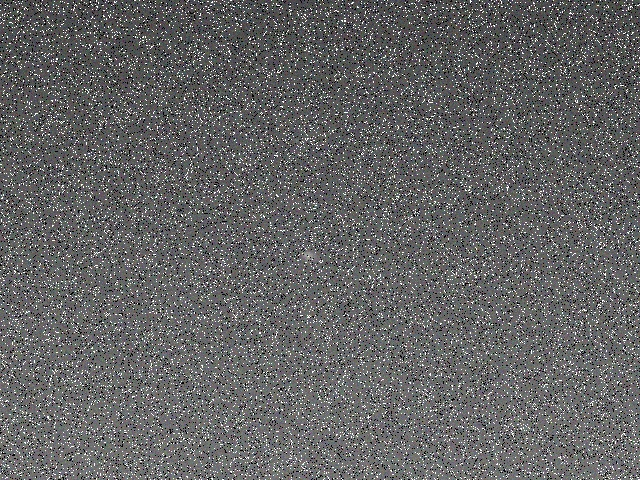
#> input picture dataset/images/test/test_000000.jpg, 640 x 480 px; its folder holds only this picture in this run
$ python -i detector.py   (imports and definitions only)
#> lines starting #> are read from the running program, lines starting #| are printed output that depends on the picture; after the words box and inside, x2 and y2 are one past the last pixel; in counts of white or black regions, pixels touching at a corner belong together
#> further down, picture is the input picture: shape (480, 640, 3); mean B, G, R 100.3, 99.9, 99.9
### common/config_base.py
# common/config_base.py - Single source for Config validation pattern — eliminates 11× duplication

from __future__ import annotations

from dataclasses import asdict, fields, is_dataclass
from typing import Any, ClassVar

import numpy as np

def clip_field(value: Any, lo: float, hi: float) -> Any:
    """
    Clip single value to [lo, hi] preserving int vs float.
    - If value is int (and not bool), returns int
    - Otherwise returns same type as value (float)
    """
    try:
        if isinstance(value, bool):
            return bool(np.clip(int(value), lo, hi))
        if isinstance(value, (np.integer,)):
            return int(np.clip(int(value), lo, hi))
        if isinstance(value, (np.floating,)):
            return float(np.clip(float(value), lo, hi))
        is_int = isinstance(value, int) and not isinstance(value, bool)
        clipped = np.clip(value, lo, hi)
        if is_int:
            return int(clipped)
        if isinstance(value, float):
            return float(clipped)
        # fallback: try to preserve original type, but avoid bool truncation
        try:
            return type(value)(clipped)  # type: ignore
        except (TypeError, ValueError):
            return int(clipped) if is_int else float(clipped)
    except (TypeError, ValueError):
        return value

class BaseValidatedConfig:
    """
    Mixin for validated dataclass configs.

    Subclass should:
      - be a @dataclass
      - define class var LIMITS: dict[str, tuple] or override validate() to pass module LIMITS
      - define DEFAULTS dict at module level for from_dict filtering (optional)
    Provides:
      - validate(): clips every field found in LIMITS
      - to_dict(): asdict(self)
      - from_dict(cls, data): merges DEFAULTS + known fields then validate()
    """

    # Subclasses may override
    LIMITS: ClassVar[dict[str, tuple[float, float]]] = {}
    DEFAULTS: ClassVar[dict[str, Any]] = {}

    # [53 lines left out: functions validate, to_dict, from_dict, not called in this run]

### tracking/detector.py
# tracking/detector — Detection representation + YOLO26 runtime interface + classical fallback
#
# Design intent (per technical report):
#   YOLO transforms one camera frame -> list of beacon candidates.
#   It does NOT decide target identity, velocity, or use simulator truth.
#   Association / Tracker / State own those decisions downstream.
#
# Data contract:
#   Detection(bbox, center, width, height, confidence, class_id=0)

from __future__ import annotations

import os as _os
# [3 lines not run here, left out]

import time
from dataclasses import dataclass, field
from pathlib import Path
from typing import Any

import cv2
import numpy as np

from common.config_base import BaseValidatedConfig, clip_field


# ----------------------------------------------------------------------------
# Detection object
# ----------------------------------------------------------------------------

@dataclass
class Detection:
    """Single beacon hypothesis from one frame."""

    bbox: tuple[float, float, float, float]  # (x1, y1, x2, y2) in FOV pixels
    center: tuple[float, float]  # (cx, cy) refined centroid where available
    width: float
    height: float
    confidence: float  # [0, 1] calibrated where possible
    class_id: int = 0  # 0 = beacon (single class)
    latency_ms: float = 0.0  # detector time for this frame     (diagnostics)
    # Phase-1 robustness fields (optional, backward compatible):
    pos_var: float = 9.0  # measurement variance px^2 for KF R (from conf/size)
    source: str = "unknown"  # "yolo" | "classical" | "fused"
    area: float = 0.0  # bbox area px^2
    circularity: float = 1.0  # 1.0 = compact/blob-like, 0 = streak/noise
    # Multi-beacon identity signature: mean BGR inside bbox (measured from
    # frame, never GT). Matches renderer's per-ID tint (id%3 warm/cool).
    color_bgr: tuple[float, float, float] | None = None

    # [19 lines left out: function to_dict, not called in this run]


def mean_color_bgr(frame: np.ndarray, bbox: tuple[float, float, float, float]) -> tuple[float, float, float] | None:
    """Mean BGR inside shrunken bbox (bright core only). Never raises."""
    try:
        if frame is None or getattr(frame, "ndim", 0) != 3 or frame.shape[2] < 3:
            return None
        h, w = frame.shape[:2]
        x1, y1, x2, y2 = (float(bbox[0]), float(bbox[1]), float(bbox[2]), float(bbox[3]))
        # Shrink 25% to avoid background dilution at edges.
        cx, cy = (x1 + x2) / 2.0, (y1 + y2) / 2.0
        hw, hh = max(1.0, (x2 - x1) * 0.375), max(1.0, (y2 - y1) * 0.375)
        ix1, iy1 = max(0, int(cx - hw)), max(0, int(cy - hh))
        ix2, iy2 = min(w, int(cx + hw) + 1), min(h, int(cy + hh) + 1)
        if ix2 <= ix1 or iy2 <= iy1:
            return None
        roi = frame[iy1:iy2, ix1:ix2].reshape(-1, 3).astype(np.float64)
        if roi.size == 0:
            return None
        # Bright-core mean: top-half by intensity (rejects dark halo).
        lum = roi.mean(axis=1)
        try:
            thr = float(np.median(lum))
        except Exception:
            thr = 0.0
        core = roi[lum >= thr] if roi.shape[0] > 2 else roi
        m = core.mean(axis=0)
        return (float(m[0]), float(m[1]), float(m[2]))
    except Exception:
        return None


def attach_color(dets: list[Detection], frame: np.ndarray) -> list[Detection]:
    """Fill missing color_bgr from frame. Never raises; returns same list."""
    try:
        for d in dets:
            try:
                if d.color_bgr is None:
                    c = mean_color_bgr(frame, d.bbox)
                    if c is not None:
                        d.color_bgr = c
            except Exception:
                continue
    except Exception:
        pass
    return dets


# [49 lines left out: functions expected_color_for_target, color_distance, not called in this run]


def bbox_to_center(x1: float, y1: float, x2: float, y2: float) -> tuple[float, float]:
    """Geometrically correct centroid: cx=(x1+x2)/2, cy=(y1+y2)/2."""
    return (float(x1) + float(x2)) / 2.0, (float(y1) + float(y2)) / 2.0


# [5 lines left out: function pixel_error, not called in this run]


# ----------------------------------------------------------------------------
# Phase-1 helpers: sub-pixel localization, uncertainty, fusion
# ----------------------------------------------------------------------------

def intensity_refined_centroid(gray: np.ndarray, x1: float, y1: float, x2: float, y2: float) -> tuple[float, float]:
    """Intensity-weighted centroid inside bbox; falls back to geometric center.

    More accurate than (x1+x2)/2 for bloomed/asymmetric beacons (±0.5-1px gain).
    Never raises — returns geometric center on any failure.
    """
    try:
        h, w = gray.shape[:2]
        ix1, iy1 = max(0, int(x1)), max(0, int(y1))
        ix2, iy2 = min(w, int(np.ceil(x2))), min(h, int(np.ceil(y2)))
        if ix2 <= ix1 or iy2 <= iy1:
            return bbox_to_center(x1, y1, x2, y2)
        roi = gray[iy1:iy2, ix1:ix2].astype(np.float64)
        if roi.size == 0:
            return bbox_to_center(x1, y1, x2, y2)
        roi = np.clip(roi - float(np.min(roi)), 0.0, None)
        total = float(np.sum(roi))
        if total < 1e-9:
            return bbox_to_center(x1, y1, x2, y2)
        ys, xs = np.mgrid[iy1:iy2, ix1:ix2].astype(np.float64)
        cx = float(np.sum(xs * roi) / total)
        cy = float(np.sum(ys * roi) / total)
        # Sanity: keep inside expanded bbox (rejects bleed from neighbours)
        if not (x1 - 3 <= cx <= x2 + 3 and y1 - 3 <= cy <= y2 + 3):
            return bbox_to_center(x1, y1, x2, y2)
        return cx, cy
    except Exception:
        return bbox_to_center(x1, y1, x2, y2)


def measurement_noise_for(confidence: float, width: float, height: float) -> float:
    """Map detection quality -> measurement variance px^2 for KF R.

    High-conf compact boxes -> ~2-4; weak/diffuse -> up to ~50.
    Keeps KF from over-trusting dim/blobby observations.
    """
    try:
        c = float(np.clip(confidence, 0.05, 1.0))
        size = max(2.0, float(width + height) / 2.0)
        # base from confidence: conf=1 -> 2.0, conf=0.25 -> ~12, conf=0.05 -> ~40
        base = 2.0 / (c ** 1.5)
        # size penalty: nominal 5-20px; huge boxes are less precise
        size_factor = float(np.clip(size / 12.0, 0.7, 2.5))
        return float(np.clip(base * size_factor, 1.0, 60.0))
    except Exception:
        return 9.0


def calibrate_classical_conf(mean_intensity: float, area: float, circularity: float) -> float:
    """Calibrated confidence for classical spots (was mean(ROI)/255).

    Combines brightness + compactness + plausible size so sky noise scores low.
    """
    try:
        b = float(np.clip(mean_intensity / 255.0, 0.0, 1.0))
        # Size term: peak at ~25-400 px^2, penalize tiny specks and huge blobs
        if area < 6:
            s = 0.2
        elif area <= 400:
            s = 0.7 + 0.3 * (1.0 - abs(area - 100.0) / 400.0)
        else:
            s = float(np.clip(400.0 / area, 0.1, 0.7))
        circ = float(np.clip(circularity, 0.0, 1.0))
        shape = 0.5 + 0.5 * circ
        conf = 0.55 * b + 0.25 * s + 0.20 * shape
        return float(np.clip(conf, 0.0, 1.0))
    except Exception:
        return 0.5


# [52 lines left out: functions bbox_iou, fuse_detections_nms, not called in this run]


# ----------------------------------------------------------------------------
# Config
# ----------------------------------------------------------------------------

DETECTOR_LIMITS = {
    "conf_threshold": (0.05, 0.90),
    "iou_threshold": (0.30, 0.95),
    "imgsz": (320, 1024),
    "threshold": (50, 255),  # classical fallback bright threshold
    "min_area": (4, 5000),
    "max_detections": (1, 20),
}

DETECTOR_DEFAULTS = {
    "conf_threshold": 0.25,
    "iou_threshold": 0.70,
    "imgsz": 640,
    "threshold": 80,
    "min_area": 6,
    "max_detections": 5,
    "device": "auto",
    "model_path": "",
    "use_classical_fallback": True,
}


@dataclass
class DetectorConfig(BaseValidatedConfig):
    LIMITS = DETECTOR_LIMITS
    DEFAULTS = DETECTOR_DEFAULTS

    conf_threshold: float = DETECTOR_DEFAULTS["conf_threshold"]
    iou_threshold: float = DETECTOR_DEFAULTS["iou_threshold"]
    imgsz: int = DETECTOR_DEFAULTS["imgsz"]
    threshold: int = DETECTOR_DEFAULTS["threshold"]
    min_area: int = DETECTOR_DEFAULTS["min_area"]
    max_detections: int = DETECTOR_DEFAULTS["max_detections"]
    device: str = DETECTOR_DEFAULTS["device"]
    model_path: str = DETECTOR_DEFAULTS["model_path"]
    use_classical_fallback: bool = DETECTOR_DEFAULTS["use_classical_fallback"]

    def validate(self) -> "DetectorConfig":
        self.conf_threshold = float(clip_field(self.conf_threshold, *self.LIMITS["conf_threshold"]))
        self.iou_threshold = float(clip_field(self.iou_threshold, *self.LIMITS["iou_threshold"]))
        self.imgsz = int(clip_field(int(self.imgsz), *self.LIMITS["imgsz"]))
        self.threshold = int(clip_field(int(self.threshold), *self.LIMITS["threshold"]))
        self.min_area = int(clip_field(int(self.min_area), *self.LIMITS["min_area"]))
        self.max_detections = int(clip_field(int(self.max_detections), *self.LIMITS["max_detections"]))
        if self.device not in ("auto", "cpu", "cuda"):
            self.device = "auto"
        self.use_classical_fallback = bool(self.use_classical_fallback)
        return self


# [12 lines left out: function resolve_default_model, not called in this run]


# ----------------------------------------------------------------------------
# YOLO26 runtime detector (inference only)
# ----------------------------------------------------------------------------

class YOLO26Detector:
    """Thin inference-only wrapper. Loads model once, predicts per frame."""

    # [9 lines left out: function __init__, not called in this run]

    @property
    def loaded(self) -> bool:
        return self._model is not None

    @property
    def load_error(self) -> str:
        return self._load_error

    # [86 lines left out: functions load, detect, not called in this run]


# ----------------------------------------------------------------------------
# Classical bright-spot fallback (for tests / when model unavailable)
# ----------------------------------------------------------------------------

class BrightSpotDetector:
    """Adaptive threshold + contour detector. No learning, no GT.

    Robustness fixes:
      - cascade thresholds (configured -> 80 -> 50) so dim rendered beacons
        are still found without flooding empty sky with false alarms
      - 3x3 close to merge fragmented spots, blur to suppress single-pixel noise
      - size sanity (reject huge boxes = background, tiny = hot pixel)
    """

    def __init__(self, config: DetectorConfig | None = None):
        self.config = (config or DetectorConfig()).validate()
        self.last_latency_ms: float = 0.0
        self.last_threshold_used: int = int(self.config.threshold)

    def _detect_at(self, gray: np.ndarray, thresh: int) -> list[Detection]:
        _, th = cv2.threshold(gray, int(thresh), 255, cv2.THRESH_BINARY)
        kernel = np.ones((3, 3), np.uint8)
        th = cv2.morphologyEx(th, cv2.MORPH_CLOSE, kernel)
        contours, _ = cv2.findContours(th, cv2.RETR_EXTERNAL, cv2.CHAIN_APPROX_SIMPLE)
        h, w = gray.shape[:2]
        dets: list[Detection] = []
        for cnt in contours:
            area = cv2.contourArea(cnt)
            if area < int(self.config.min_area):
                continue
            x, y, bw, bh = cv2.boundingRect(cnt)
            # Reject absurd sizes: beacon is 5-20px, allow margin for bloom
            if bw > w * 0.25 or bh > h * 0.25:
                continue
            if bw < 2 or bh < 2:
                continue
            # Shape filter: reject streaks/noise (circularity + aspect)
            try:
                peri = cv2.arcLength(cnt, True)
                circ = (4.0 * np.pi * area / (peri * peri)) if peri > 1e-6 else 0.0
            except Exception:
                circ = 1.0
            circ = float(np.clip(circ, 0.0, 1.0))
            aspect = max(bw, bh) / max(1.0, min(bw, bh))
            if circ < 0.15 and aspect > 5.0:
                continue  # thin streak, not a beacon blob
            x1, y1, x2, y2 = float(x), float(y), float(x + bw), float(y + bh)
            cx, cy = intensity_refined_centroid(gray, x1, y1, x2, y2)
            roi = gray[max(0, int(y1)):int(y2), max(0, int(x1)):int(x2)]
            mean_i = float(np.mean(roi)) if roi.size else 0.0
            conf = calibrate_classical_conf(mean_i, float(area), circ)
            dets.append(
                Detection(
                    bbox=(x1, y1, x2, y2),
                    center=(cx, cy),
                    width=float(bw),
                    height=float(bh),
                    confidence=float(np.clip(conf, 0.0, 1.0)),
                    class_id=0,
                    pos_var=measurement_noise_for(conf, float(bw), float(bh)),
                    source="classical",
                    area=float(area),
                    circularity=circ,
                )
            )
        return dets

    def detect(self, frame: np.ndarray) -> list[Detection]:
        t0 = time.perf_counter()
        try:
            if frame is None or getattr(frame, "size", 0) == 0:
                return []
            gray = frame if frame.ndim == 2 else cv2.cvtColor(frame, cv2.COLOR_BGR2GRAY)
            gray = cv2.GaussianBlur(gray, (3, 3), 0)
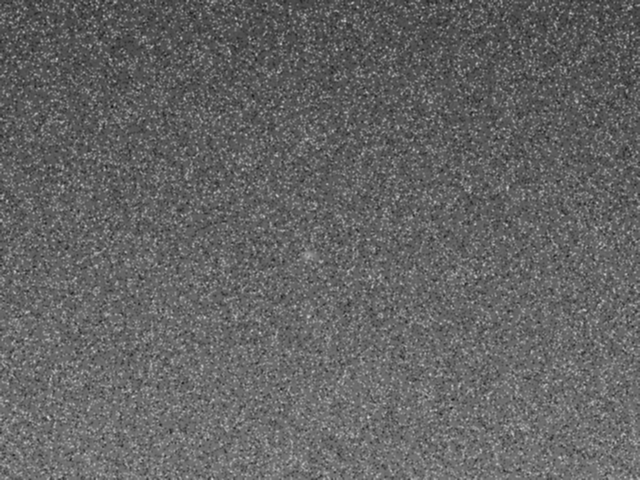
#> gray: shape (480, 640); min 26, max 212, mean 100
            # Cascade: user threshold first, then progressively lower only if empty.
            # Prevents false alarms on empty sky while catching dim beacons.
            primary = int(self.config.threshold)
            cascade = [primary] + [t for t in (80, 50) if t != primary]
            dets: list[Detection] = []
            used = primary
            for t in cascade:
                dets = self._detect_at(gray, t)
                if dets:
                    used = t
                    break
#> this loop made 1 pass
#> pass 1, in _detect_at, `_, th = cv2.threshold(gray, int(thresh), 255, cv2.THRESH_BINARY)`:
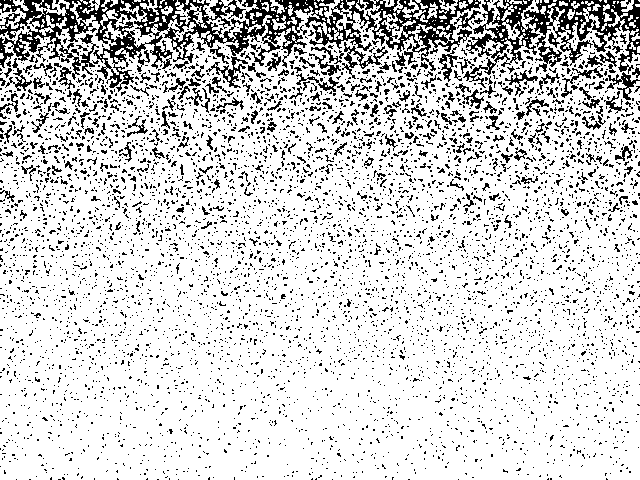
#> th: shape (480, 640); 83.3% white; black in thin lines or dots
#> pass 1, in _detect_at, `th = cv2.morphologyEx(th, cv2.MORPH_CLOSE, kernel)`:
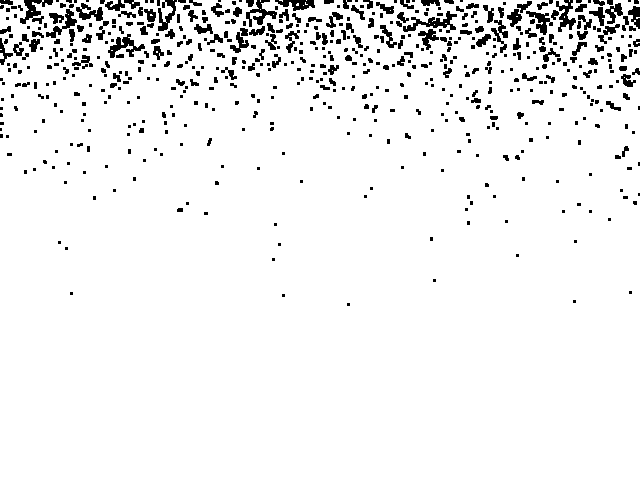
#> th: shape (480, 640); 94.3% white; 610 black regions (397 under 20 px), largest, box (x1, y1, x2, y2) and area: (403, 11, 457, 33) 401, (20, 0, 53, 24) 340, (108, 34, 145, 58) 339
            self.last_threshold_used = int(used)
            dets.sort(key=lambda d: (d.confidence, d.width * d.height), reverse=True)
            dets = dets[: int(self.config.max_detections)]
            lat = (time.perf_counter() - t0) * 1000.0
            self.last_latency_ms = lat
            for d in dets:
                d.latency_ms = lat
#> this loop made 1 pass
#> d.latency_ms on pass 1: 37.84
            try:
                attach_color(dets, frame)
#> the loop in attach_color, `for d in dets:` made 1 pass
#> (h in mean_color_bgr, w in mean_color_bgr, x1 in mean_color_bgr, y1 in mean_color_bgr, x2 in mean_color_bgr, y2 in mean_color_bgr, cx in mean_color_bgr, cy in mean_color_bgr) on pass 1: (480, 640, 0, 53, 4, 59, 2, 56)
            except Exception:
                pass
            return dets
        except Exception:
            self.last_latency_ms = (time.perf_counter() - t0) * 1000.0
            return []


class UnifiedDetector:
    """Fused detector: YOLO + classical merged via NMS.

    Previously YOLO-only-if-any (classical ignored when YOLO fired). Now both
    run and are fused so dim/small beacons missed by one path are still found,
    with duplicates merged. Falls back gracefully if either path fails.
    Guarantees loop never crashes on missing weights."""

    # [45 lines left out: functions __init__, detect, not called in this run]

>>> import cv2
>>> picture = cv2.imread('../dataset/images/test/test_000000.jpg')
>>> result = BrightSpotDetector().detect(picture)
#> result = 1 item

$ run again, on dataset/images/test/test_000002.jpg
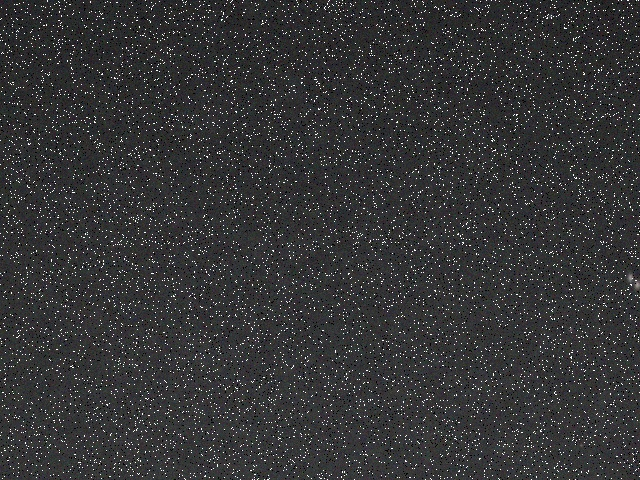
#> input picture dataset/images/test/test_000002.jpg, 640 x 480 px
#> picture is the input picture: shape (480, 640, 3); mean B, G, R 54.3, 53.2, 52.9
#> the loop in detect, `for t in cascade:` made 1 pass
#> pass 1, in _detect_at, `_, th = cv2.threshold(gray, int(thresh), 255, cv2.THRESH_BINARY)`:
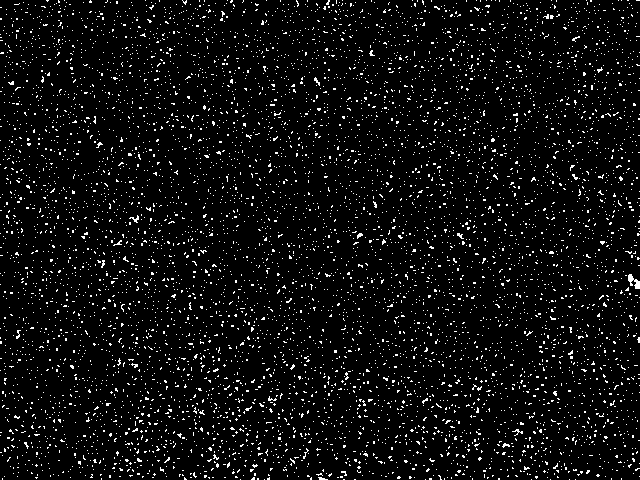
#> th: shape (480, 640); 5.2% white in thin lines or dots
#> pass 1, in _detect_at, `th = cv2.morphologyEx(th, cv2.MORPH_CLOSE, kernel)`:
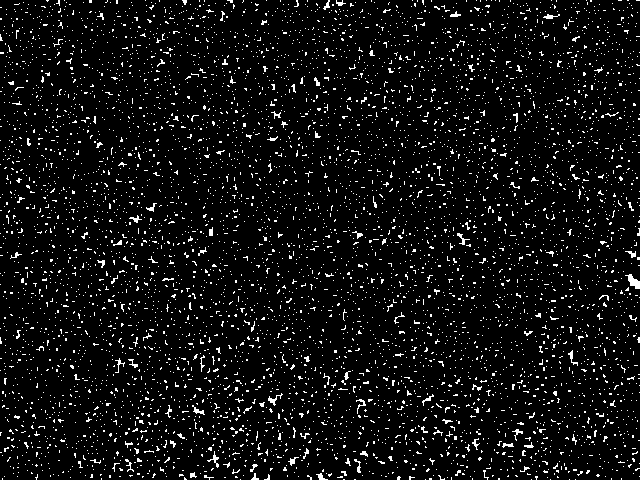
#> th: shape (480, 640); 6% white in thin lines or dots
#> the loop in detect, `for d in dets:` made 5 passes
#> the loop in attach_color, `for d in dets:` made 5 passes
